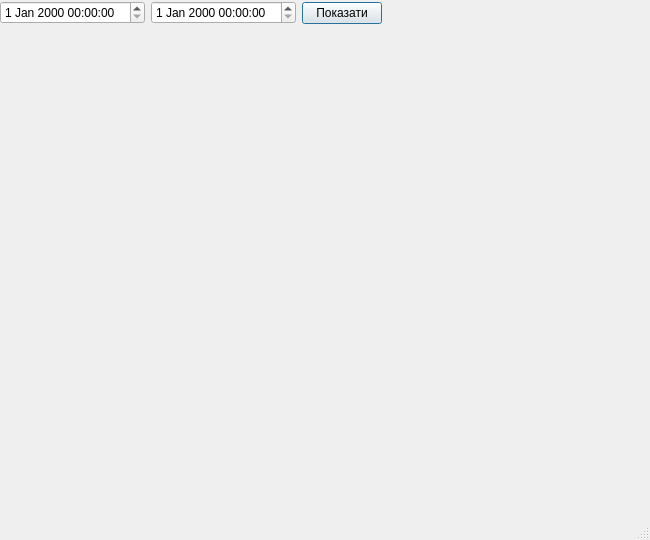
<ui version="4.0">
 <class>Chart_expenses</class>
 <widget class="QDialog" name="Chart_expenses">
  <property name="windowModality">
   <enum>Qt::WindowModal</enum>
  </property>
  <property name="geometry">
   <rect>
    <x>0</x>
    <y>0</y>
    <width>650</width>
    <height>540</height>
   </rect>
  </property>
  <property name="sizePolicy">
   <sizepolicy hsizetype="Preferred" vsizetype="Preferred">
    <horstretch>0</horstretch>
    <verstretch>0</verstretch>
   </sizepolicy>
  </property>
  <property name="minimumSize">
   <size>
    <width>650</width>
    <height>540</height>
   </size>
  </property>
  <property name="maximumSize">
   <size>
    <width>650</width>
    <height>540</height>
   </size>
  </property>
  <property name="windowTitle">
   <string>Звіт по витратах</string>
  </property>
  <property name="windowIcon">
   <iconset resource="Res.qrc">
    <normaloff>:/new/prefix1/IMG/ico.png</normaloff>:/new/prefix1/IMG/ico.png</iconset>
  </property>
  <property name="sizeGripEnabled">
   <bool>true</bool>
  </property>
  <widget class="QLabel" name="label">
   <property name="geometry">
    <rect>
     <x>350</x>
     <y>0</y>
     <width>591</width>
     <height>31</height>
    </rect>
   </property>
   <property name="text">
    <string/>
   </property>
  </widget>
  <widget class="QFrame" name="frame">
   <property name="geometry">
    <rect>
     <x>9</x>
     <y>43</y>
     <width>631</width>
     <height>491</height>
    </rect>
   </property>
   <property name="sizePolicy">
    <sizepolicy hsizetype="Expanding" vsizetype="Expanding">
     <horstretch>0</horstretch>
     <verstretch>0</verstretch>
    </sizepolicy>
   </property>
   <property name="minimumSize">
    <size>
     <width>600</width>
     <height>0</height>
    </size>
   </property>
   <layout class="QHBoxLayout" name="horizontalLayout"/>
  </widget>
  <widget class="QWidget" name="layoutWidget">
   <property name="geometry">
    <rect>
     <x>0</x>
     <y>0</y>
     <width>345</width>
     <height>26</height>
    </rect>
   </property>
   <layout class="QHBoxLayout" name="horizontalLayout_2">
    <property name="sizeConstraint">
     <enum>QLayout::SetMinimumSize</enum>
    </property>
    <item>
     <widget class="QDateTimeEdit" name="dateTimeEdit_start"/>
    </item>
    <item>
     <widget class="QDateTimeEdit" name="dateTimeEdit_end"/>
    </item>
    <item>
     <widget class="QPushButton" name="pushButton">
      <property name="text">
       <string>Показати</string>
      </property>
     </widget>
    </item>
    <item>
     <spacer name="horizontalSpacer">
      <property name="orientation">
       <enum>Qt::Horizontal</enum>
      </property>
      <property name="sizeHint" stdset="0">
       <size>
        <width>40</width>
        <height>20</height>
       </size>
      </property>
     </spacer>
    </item>
   </layout>
  </widget>
 </widget>
 <resources>
  <include location="Res.qrc"/>
 </resources>
 <connections/>
</ui>
